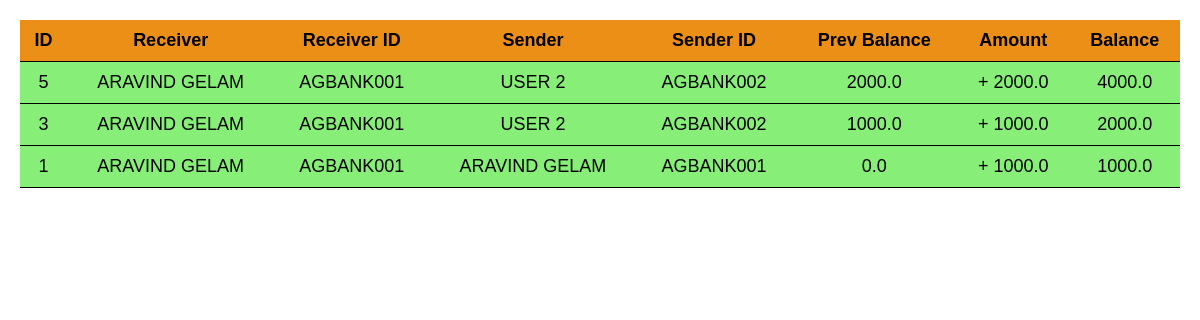
The page /received_transactions (signed in) on the database as committed earlier.
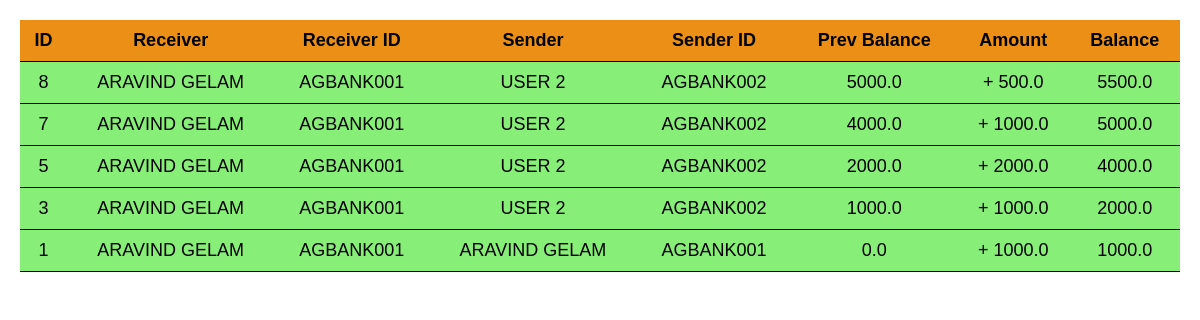
The same page on the database as committed later.
### tables this page shows
CREATE TABLE transactions(
                        transaction_id integer primary key autoincrement,
                        receiver_name text not null,
                        receiver_id varchar(20) not null,
                        sender_name text not null,
                        sender_id varchar(20) not null,
                        previous_balance_receiver real not null,
                        previous_balance_sender real not null,
                        send_money real not null,
                        receiver_balance real not null,
                        sender_balance real not null
                   );

### app.py (the view)
@app.route('/received_transactions')
def received_transactions():
    conn=sqlite3.connect('bank_upi.db')
    cursor=conn.cursor()
    cursor.execute("""select * from transactions where receiver_id=? order by transaction_id desc""",(session['user_details'].get('user_id'),))
    transactions=cursor.fetchall()
    conn.commit()
    conn.close()
    return render_template("received_transactions.html", transactions=transactions, receiver_user_id=session['user_details'].get('user_id'))

### templates/received_transactions.html (shortened to what this page needs)
<!DOCTYPE html>
<html lang="en">
    <head>
    </head>
    <body>
    <div class="container">
        <div class="table-wrapper">
            <table>
                <tr>
                    <th>ID</th>
                    <th>Receiver</th>
                    <th>Receiver ID</th>
                    <th>Sender</th>
                    <th>Sender ID</th>
                    <th>Prev Balance</th>
                    <th>Amount</th>
                    <th>Balance</th>
                </tr>
                {% for x in transactions %}
                    {% if x[2]==receiver_user_id %}
                        <tr style="background-color: rgba(99, 235, 78, 0.769);">
                            <td>{{x[0]}}</td>
                            <td>{{x[1]}}</td>
                            <td>{{x[2]}}</td>
                            <td>{{x[3]}}</td>
                            <td>{{x[4]}}</td>
                            <td>{{x[5]}}</td>
                            <td><label>+ </label>{{x[7]}}</td>
                            <td>{{x[8]}}</td>
                        </tr>
                    {% endif %}
                {% endfor %}
            </table>
        </div>
    </div>
    </body>
</html>

Rows that differ between the two databases and show on the page:
added transactions: transaction_id "8", receiver_name "ARAVIND GELAM", receiver "AGBANK001", sender_name "USER 2", sender "AGBANK002", previous_balance_receiver "5000.0", send_money "500.0", receiver_balance "5500.0"
added transactions: transaction_id "7", receiver_name "ARAVIND GELAM", receiver "AGBANK001", sender_name "USER 2", sender "AGBANK002", previous_balance_receiver "4000.0", send_money "1000.0", receiver_balance "5000.0"
